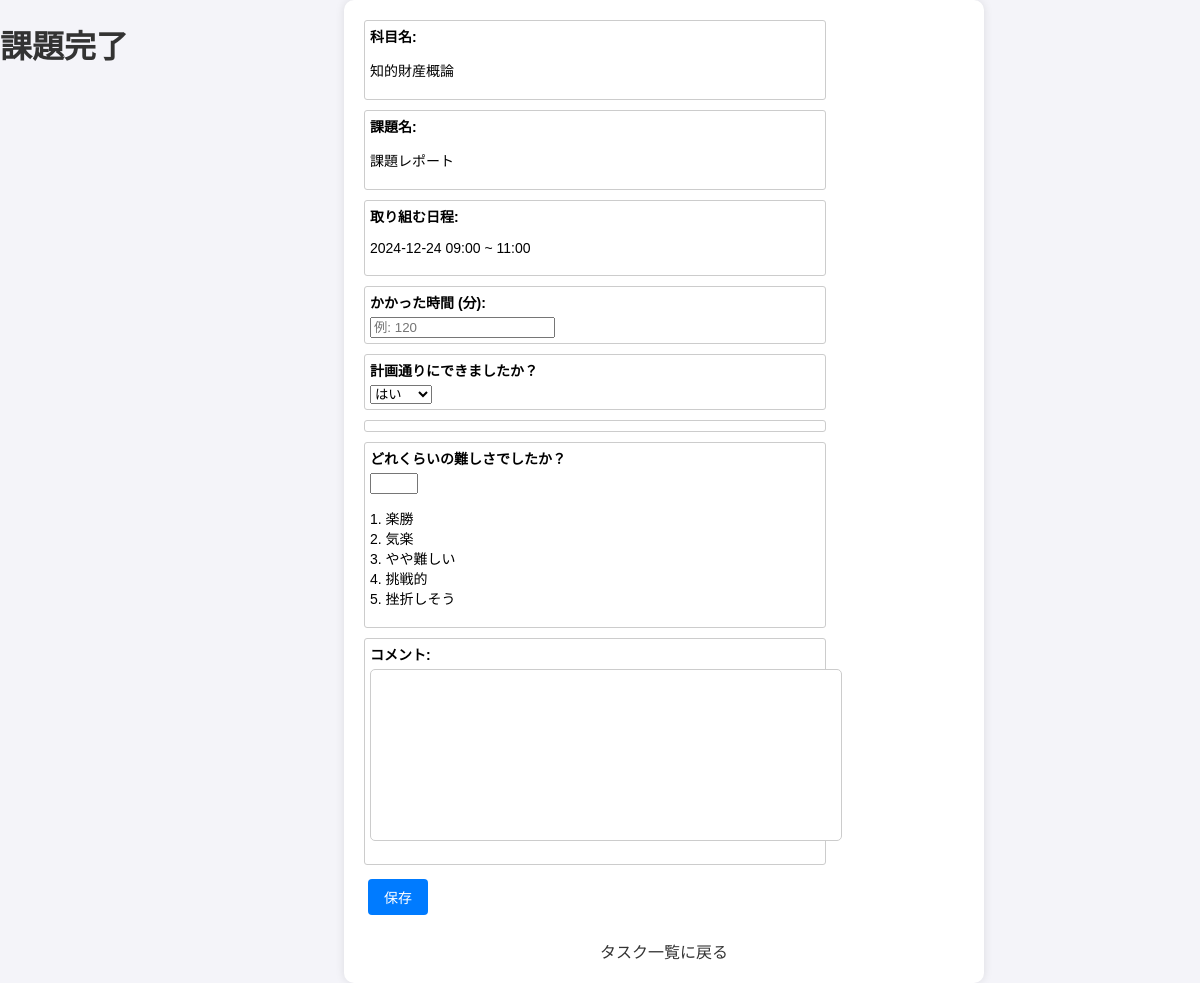
Screenshot of /task/36/completion/ (signed in) with the database file from the repository.
### accounts/models.py (models this page shows, shortened)
class Task(models.Model):
    user = models.ForeignKey(User, on_delete=models.CASCADE)
    subject_name = models.CharField(max_length=100)
    assignment_name = models.CharField(max_length=100)
    work_date = models.DateTimeField()  # 日時を統合して保存
    end_date = models.DateTimeField()  # 終了時刻を追加
    deadline = models.DateTimeField()  # 日時を統合して保存
    memo = models.TextField(blank=True, null=True)
    is_completed = models.BooleanField(default=False)

### accounts/views.py (the view)
# urls.py: path('task/<int:task_id>/completion/', views.completion_view, name='completion_view'),
def completion_view(request, task_id):
    task = get_object_or_404(Task, id=task_id, user=request.user)
    if request.method == 'POST':
        form = CompletionForm(request.POST)
        if form.is_valid():
            completed_task = form.save(commit=False)
            completed_task.task = task
            completed_task.subject_name = task.subject_name
            completed_task.assignment_name = task.assignment_name
            completed_task.user = request.user  # 現在のユーザーを設定
            completed_task.save()  # データベースに保存
            task.is_completed = True
            task.save()
            return redirect('graph_display')
        else:
            print("Form is not valid:", form.errors)
            return render(request, 'accounts/completion.html', {'task': task, 'form': form})
    else:
        form = CompletionForm()
    return render(request, 'accounts/completion.html', {'task': task, 'form': form})

### accounts/forms.py
class CompletionForm(forms.ModelForm):
    time_spent = forms.IntegerField(
        widget=forms.TextInput(attrs={'type': 'number', 'min': '1', 'placeholder': '例: 120'}),
        label='かかった時間（分）'
    )
    completed_on_time = forms.ChoiceField(
        choices=[('yes', 'はい'), ('no', 'いいえ')],
        label='計画通りにできましたか？'
    )
    difficulty = forms.IntegerField(
        widget=forms.TextInput(attrs={'type': 'number', 'min': '1', 'max': '5'}),
        label='難易度（1～5）'
    )
    comment = forms.CharField(widget=forms.Textarea, label='課題に対するコメント', required=False)
    reason = forms.ChoiceField(
        choices=[
            ('時間がなかった', '時間がなかった'),
            ('思ったより時間がかかった', '思ったより時間がかかった'),
            ('集中できなかった', '集中できなかった'),
            ('やる気が出なかった', 'やる気が出なかった'),
            ('予想外の予定が入った', '予想外の予定が入った'),
            ('体調不良', '体調不良'),
            ('その他', 'その他')
        ],
        label='できなかった理由',
        required=False
    )
    class Meta:
        model = CompletedTask
        fields = ['time_spent', 'completed_on_time', 'reason', 'difficulty', 'comment']

### templates/accounts/completion.html (shortened to what this page needs)
{% load static %}
{% load static %}
<!DOCTYPE html>
<html lang="ja">
<head>
    <link rel="stylesheet" type="text/css" href="{% static 'css/style.css' %}">
</head>
<body>
    <h1>課題完了</h1>
    <div class="form-container">
        <form method="POST" action="{% url 'completion_view' task.id %}">
            <div class="input-field">
                <label>科目名:</label>
                <p>{{ task.subject_name }}</p>
            </div>
            <div class="input-field">
                <label>課題名:</label>
                <p>{{ task.assignment_name }}</p>
            </div>
            <div class="input-field">
                <label>取り組む日程:</label>
                <p>{{ task.work_date|date:"Y-m-d H:i" }} ~ {{ task.end_date|date:"H:i" }}</p>
            </div>
            <div class="input-field">
                <label for="id_time_spent">かかった時間 (分):</label>
                {{ form.time_spent }}
            </div>
            <div class="input-field">
                <label for="id_completed_on_time">計画通りにできましたか？</label>
                {{ form.completed_on_time }}
            </div>
            <div class="input-field">
            </div>
            <div class="input-field">
                <label for="id_difficulty">どれくらいの難しさでしたか？</label>
                {{ form.difficulty }}
                <p>
                    1. 楽勝<br>
                    2. 気楽<br>
                    3. やや難しい<br>
                    4. 挑戦的<br>
                    5. 挫折しそう
                </p>
            </div>
            <div class="input-field">
                <label for="id_comment">コメント:</label>
                {{ form.comment }}
            </div>
            <button type="submit" class="btn">保存</button>
        </form>
        <a class="back-link" href="{% url 'task_list' %}">タスク一覧に戻る</a>
    </div>
</body>
</html>

### static/css/style.css (style rules this page uses)
body { font-family: Arial, sans-serif; background-color: #f4f4f9; margin: 0; padding: 0; display: flex; justify-content: center; align-items: flex-start; min-height: 100vh; }
.form-container { width: 100%; max-width: 600px; margin: auto; padding: 20px; background-color: #ffffff; border-radius: 10px; box-shadow: 0px 0px 10px rgba(0, 0, 0, 0.1); }
.input-field { width: 75%; padding: 5px; margin-bottom: 10px; font-size: 14px; border: 1px solid #ccc; border-radius: 3px; }
label { font-weight: bold; display: block; margin-bottom: 5px; }
textarea { width: 100%; padding: 10px; height: 150px; margin-bottom: 15px; border: 1px solid #ccc; border-radius: 5px; resize: none; }
h1, h2, h4 { text-align: center; color: #333; margin-bottom: 20px; }
.back-link { display: block; text-align: center; margin-top: 20px; color: #333; text-decoration: none; }
.btn { display: inline-block; padding: 8px 16px; margin: 4px; font-size: 14px; text-align: center; text-decoration: none; color: #fff; background-color: #007bff; border: none; border-radius: 4px; cursor: pointer; }

### rows the page displays
Task: subject_name "知的財産概論", assignment_name "課題レポート", work_date "2024-12-24 09:00", end_date "11:00"
